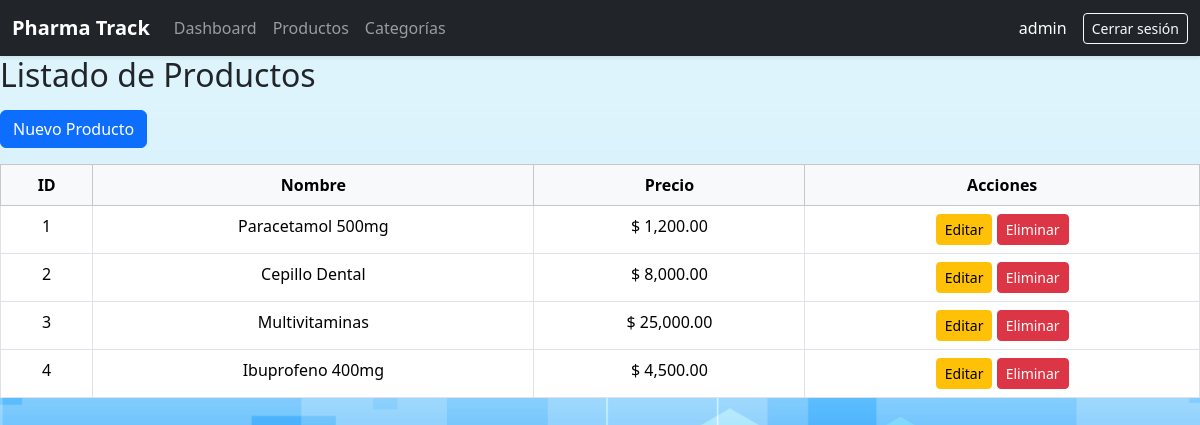
Screenshot of /public/index.php?url=/productos (signed in) with the database file from the repository.
### tables this page shows
CREATE TABLE `producto` (
  `producto_id` int(11) NOT NULL,
  `nombre` varchar(200) NOT NULL,
  `categoria_id` int(11) NOT NULL,
  `precio` decimal(10,2) NOT NULL,
  `stock` int(11) NOT NULL,
  `fecha_vencimiento` date DEFAULT NULL,
  `requiere_receta` tinyint(1) NOT NULL DEFAULT 0,
  `id_proveedor` int(11) NOT NULL
);

### app/routes/web.php (called while the page is built)
<?php
return [
    '/^\/$/i'=> ['AuthController', 'Login',    'GET'],
    '/^\/login$/i'=> ['AuthController', 'Login',    'GET'],
    '/^\/login\/submit$/i'=> ['AuthController', 'login',    'POST'],
    '/^\/logout$/i'=> ['AuthController', 'Logout',   'POST'],
    '/^\/dashboard$/i'=> ['DashboardController', 'index', 'GET'],
    '/^\/productos$/i'=> ['ProductoController', 'index',  'GET'],
    '/^\/productos\/create$/i'=> ['ProductoController', 'create', 'GET'],
    '/^\/productos\/store$/i'=> ['ProductoController', 'store',  'POST'],
    '/^\/productos\/(\d+)\/edit$/i'=> ['ProductoController', 'edit',   'GET'],
    '/^\/productos\/(\d+)\/update$/i'=> ['ProductoController', 'update', 'POST'],
    '/^\/productos\/(\d+)\/delete$/i'=> ['ProductoController', 'delete', 'POST'],
    '/^\/categorias$/i'=> ['CategoriaController', 'index',  'GET'],
    '/^\/categorias\/create$/i'=> ['CategoriaController', 'create', 'GET'],
    '/^\/categorias\/store$/i'=> ['CategoriaController', 'store',  'POST'],
    '/^\/categorias\/(\d+)\/edit$/i'=> ['CategoriaController', 'edit',   'GET'],
    '/^\/categorias\/(\d+)\/update$/i'=> ['CategoriaController', 'update', 'POST'],
    '/^\/categorias\/(\d+)\/delete$/i'=> ['CategoriaController', 'delete', 'POST'],
    '/^\/inventario$/i'=> ['InventarioController', 'index', 'GET'],
];

### app/controllers/productoController.php (called while the page is built, shortened)
<?php
require_once __DIR__ . '/../models/Producto.php';
class ProductoController
{
    public function index(): void
    {
        $productoModel = new Producto();
        $productos = $productoModel->listar();
        require_once __DIR__ . '/../views/productos/index.php';
    }
}

### app/config/bd.php (called while the page is built, shortened)
<?php
$host = '127.0.0.1';
$nombreBD = 'drogueriapharmatrack';
$user = 'root';
$pass = '';
$port = 3306;
$dsn = "mysql:host={$host};port={$port};dbname={$nombreBD};charset=utf8mb4";
$options = [
    PDO::ATTR_ERRMODE            => PDO::ERRMODE_EXCEPTION,
    PDO::ATTR_DEFAULT_FETCH_MODE => PDO::FETCH_ASSOC,
    PDO::ATTR_EMULATE_PREPARES   => false,
];
try {
    return new PDO($dsn, $user, $pass, $options);
} catch (PDOException $e) {
    http_response_code(500);
    echo 'Error de conexión a la base de datos: ' . htmlspecialchars($e->getMessage());
    exit;
}

### app/models/Producto.php (called while the page is built, shortened)
<?php
require_once __DIR__ . '/../config/bd.php';
class Producto
{
    private PDO $pdo;
    public function __construct()
    {
        $this->pdo = require __DIR__ . '/../config/bd.php';
    }
    public function listar(): array
    {
        $stmt = $this->pdo->prepare("SELECT * FROM producto");
        $stmt->execute();
        return $stmt->fetchAll(PDO::FETCH_ASSOC);
    }
}

### app/views/productos/index.php (the view, shortened to what this page needs)
<?php
$productos = $productos ?? [];
require_once __DIR__ . '/../layout/header.php';
?>
<h2 class="mb-3">Listado de Productos</h2>
<a href="<?= BASE_URL ?>/productos/create" class="btn btn-primary mb-3">
    Nuevo Producto
</a>
<table class="table table-bordered table-hover text-center">
    <thead class="table-light">
        <tr>
            <th>ID</th>
            <th>Nombre</th>
            <th>Precio</th>
            <th>Acciones</th>
        </tr>
    </thead>
    <tbody>
    <?php if (!empty($productos)): ?>
        <?php foreach ($productos as $p): ?>
            <tr>
                <td><?= (int)$p['producto_id'] ?></td>
                <td><?= htmlspecialchars($p['nombre']) ?></td>
                <td>$ <?= number_format((float)$p['precio'], 2) ?></td>
                <td class="text-center">
                    <a href="<?= BASE_URL ?>/productos/<?= (int)$p['producto_id'] ?>/edit"
                       class="btn btn-warning btn-sm">Editar</a>
                    <form method="POST"
                          action="<?= BASE_URL ?>/productos/<?= (int)$p['producto_id'] ?>/delete"
                          style="display:inline-block"
                          onsubmit="return confirm('¿Seguro que desea eliminar este producto?')">
                        <button type="submit" class="btn btn-danger btn-sm">Eliminar</button>
                    </form>
                </td>
            </tr>
        <?php endforeach; ?>
    <?php else: ?>
        <tr>
            <td colspan="4" class="text-center">No hay productos registrados</td>
        </tr>
    <?php endif; ?>
    </tbody>
</table>
<?php require_once __DIR__ . '/../layout/footer.php'; ?>

### public/index.php (shortened to what this page needs)
<?php
$routes = require __DIR__ . '/../app/routes/web.php';
$url = parse_url($_GET['url'] ?? '/', PHP_URL_PATH);
$url = rtrim($url, '/');
$matchedRoute = null;
$params = [];
foreach ($routes as $pattern => $route) {
    if (preg_match($pattern, $url, $matches)) {
        $matchedRoute = $route;
        $params = array_slice($matches, 1);
        break;
    }
}
if ($matchedRoute) {
    $action = $matchedRoute[1];
    $controller = new $controllerClass();
    if (!empty($params)) {
        call_user_func_array([$controller, $action], $params);
    } else {
        $controller->$action();
    }
} else {
    http_response_code(404);
    die("404 - Página no encontrada");
}

### app/views/layout/header.php (shortened to what this page needs)
<!DOCTYPE html>
<html lang="es">
<head>
    <link rel="stylesheet" href="/pharma-track/assets/css/bootstrap.min.css">
</head>
<body class="bg-light">
    <nav class="navbar navbar-expand-lg navbar-dark bg-dark shadow-sm">
        <div class="container-fluid">
            <a class="navbar-brand fw-bold" href="<?= BASE_URL ?>/dashboard">Pharma Track</a>
            <div class="collapse navbar-collapse" id="menu">
                <ul class="navbar-nav me-auto mb-2 mb-lg-0">
                    <li class="nav-item">
                        <a class="nav-link" href="<?= BASE_URL ?>/dashboard">Dashboard</a>
                    </li>
                    <li class="nav-item">
                        <a class="nav-link" href="<?= BASE_URL ?>/productos">Productos</a>
                    </li>
                    <li class="nav-item">
                        <a class="nav-link" href="<?= BASE_URL ?>/categorias">Categorías</a>
                    </li>
                </ul>
                <?php if (isset($_SESSION['empleado'])): ?>
                    <span class="navbar-text text-white me-3">
                        <?= htmlspecialchars($_SESSION['empleado']['usuario']) ?>
                    </span>
                    <form method="POST" action="<?= BASE_URL ?>/logout">
                        <button type="submit" class="btn btn-outline-light btn-sm">
                            Cerrar sesión
                        </button>
                    </form>
                <?php endif; ?>
            </div>
        </div>
    </nav>

### app/views/layout/footer.php (shortened to what this page needs)
</body>
</html>

### app/views/layout/header.php (style rules this page uses)
body { min-height: 100vh; background-image: url("/pharma-track/assets/img/26800.jpg"); background-size: cover; background-position: center; background-repeat: no-repeat; }

### rows the page displays
producto: producto_id "1", nombre "Paracetamol 500mg", precio "1,200.00"
producto: producto_id "2", nombre "Cepillo Dental", precio "8,000.00"
producto: producto_id "3", nombre "Multivitaminas", precio "25,000.00"
producto: producto_id "4", nombre "Ibuprofeno 400mg", precio "4,500.00"

### other values shown
$_SESSION['empleado']['usuario'] "admin"
